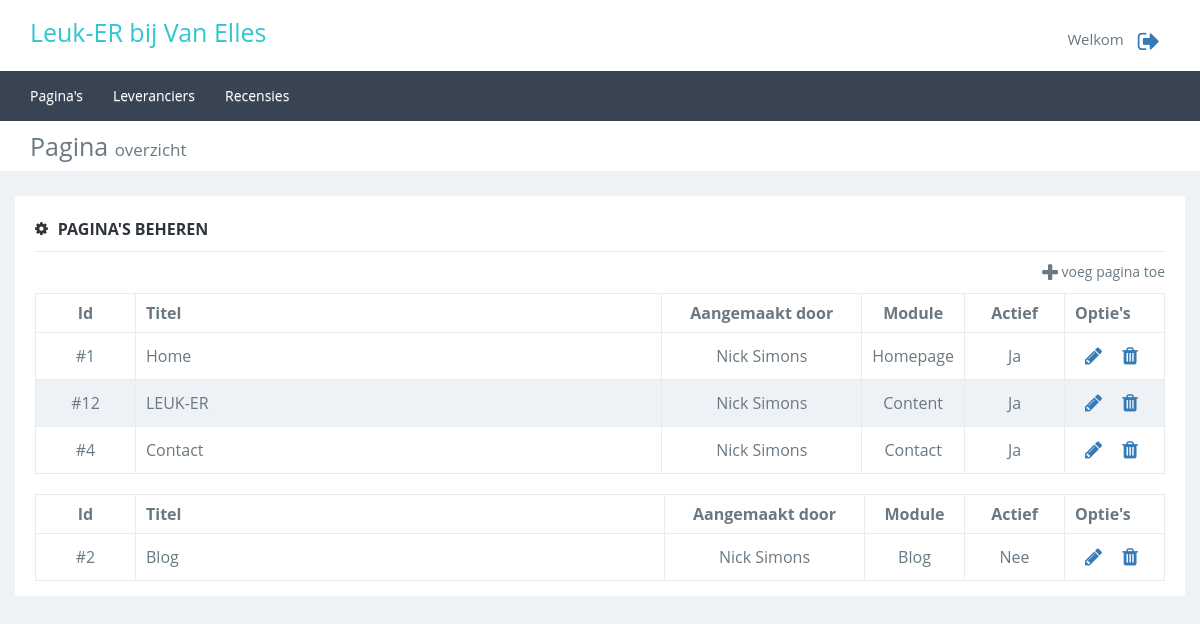
/admin/dashboard.php (signed in), run on an earlier commit of the app's database.
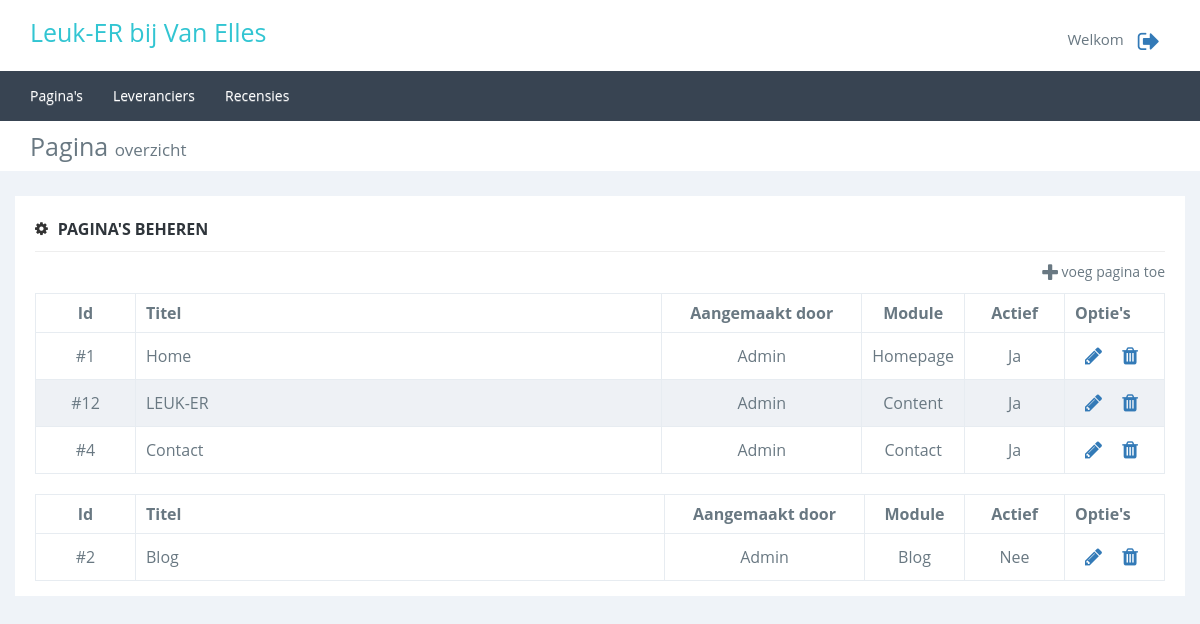
And on a later commit of the database.
### tables this page shows
CREATE TABLE `page` (
  `id` int(11) NOT NULL,
  `pagetitle` varchar(100) NOT NULL,
  `title` varchar(100) NOT NULL,
  `subtitle` varchar(100) DEFAULT NULL,
  `inhoud` mediumtext,
  `description` varchar(2000) DEFAULT NULL,
  `kernwoorden` varchar(100) DEFAULT NULL,
  `active` int(1) DEFAULT '1' COMMENT '1 = actief, 0 = inactief',
  `datum` datetime DEFAULT CURRENT_TIMESTAMP ON UPDATE CURRENT_TIMESTAMP,
  `image` varchar(45) DEFAULT NULL,
  `Module_id` int(11) NOT NULL,
  `user_id` int(11) NOT NULL,
  `url` varchar(50) NOT NULL,
  `page_order` int(11) NOT NULL DEFAULT '99'
);

CREATE TABLE `user` (
  `user_id` int(11) NOT NULL,
  `email` varchar(45) NOT NULL,
  `first_name` varchar(45) DEFAULT NULL,
  `insertion` varchar(45) DEFAULT NULL,
  `last_name` varchar(45) DEFAULT NULL,
  `birthday` datetime DEFAULT NULL,
  `phonenumber` int(12) DEFAULT NULL,
  `city` varchar(45) DEFAULT NULL,
  `address` varchar(45) DEFAULT NULL,
  `zipcode` varchar(45) DEFAULT NULL,
  `role` int(11) NOT NULL DEFAULT '2',
  `newsletter` int(1) NOT NULL DEFAULT '0' COMMENT '0=nee, 1=ja'
);

CREATE TABLE `Module` (
  `id` int(11) NOT NULL,
  `naam` varchar(45) NOT NULL,
  `path` varchar(45) NOT NULL
);

### admin/classes/page.class.php (called while the page is built, shortened)
<?php
class Page {
    private $_db;
    public function __construct()
    {
        $this->_db = new Connection();
        $this->_db = $this->_db->databaseConnection();
    }
    public function getAllMin($active = 1) {
        try {
            $query = $this->_db->prepare('
                    SELECT p.id id, pagetitle, active, first_name, insertion, last_name, m.naam module
                    FROM page p
                    JOIN user u ON p.user_id = u.user_id
                    JOIN Module m ON p.Module_id = m.id
                    WHERE active = :active
                    ORDER BY p.page_order, p.id;
                ');
            $query->bindValue(":active", $active);
            if($query->execute()) {
                return $content = $query->fetchAll();
            } else {
                return false;
            }
        } catch (PDOexception $e) {
            return false;
        }
    }
}

### admin/classes/connection.class.php (called while the page is built, shortened)
<?php
class Connection {
    public function databaseConnection() {
        try {
            $this->_db = new PDO('mysql:host=localhost;dbname=vanelles', 'root', '');
            return $this->_db;
        } catch (PDOException $e) {
            echo "<h3>Let op</h3>Er is helaas een probleem met het verbinden van de server, probeer het later nog eens.";
            exit;
        }
    }
}

### admin/dashboard.php (the view, shortened to what this page needs)
<div class="content">
    <?php
        include_once('includes/header.php');
        $page = new Page();
        $pageListActive = $page->getAllMin(1);
        $pageLIstInActive = $page->getAllMin(0);
    ?>
    <div class="pagetitel marbot">
        <div class="container">
            <div class="row">
                <div class="col-xs-12">Pagina <span>overzicht</span></div>
            </div>
        </div>
    </div>
    <div class="container">
        <div class="row">
            <div class="col-xs-12 inhoud">
                <div class="titel">
                    <i class="fa fa-cog"></i><span>Pagina's beheren</span>
                </div>
                <div class="row">
                    <div class="col-xs-6"></div>
                    <div class="col-xs-6 text-right"><a href="pagina_toevoegen.php" id="pvt"><i class="fa fa-plus"></i> voeg pagina toe</a></div>
                </div>
                <?php
                if($pageListActive != false) {
                    echo '
                        <table class="maintable" style="margin-bottom: 20px;">
                            <thead>
                                <tr>
                                    <th>Id</th>
                                    <th>Titel</th>
                                    <th>Aangemaakt door</th>
                                    <th>Module</th>
                                    <th>Actief</th>
                                    <th style="width: 100px;">Optie\'s</th>
                                </tr>
                            </thead>
                            <tbody>';
                    foreach($pageListActive as $value) {
                        echo '
                            <tr>
                                <td>#'.$value['id'].'</td>
                                <td>'.$value['pagetitle'].'</td>
                                <td><div>'.$value['first_name']." ". $value['insertion'] . " " . $value['last_name'].'</div></td>
                                <td>'.$value['module'].'</td>
                                <td>Ja</td>
                                <td><a href="pagina_bewerken.php?bewerkid='.$value['id'].'" title="Bewerken" data-id="'.$value['id'].'"><i class="fa fa-pencil"></i></a><a class="confirm" href="dashboard.php?verid='.$value['id'].'" title="Verwijderen" data-id="'.$value['id'].'"><i class="fa fa-trash"></i></a></td>
                            </tr>';
                    }
                    echo '
                            </tbody>
                        </table>';
                }
                if($pageLIstInActive != false) {
                    echo '
                        <table class="maintable">
                            <thead>
                                <tr>
                                    <th>Id</th>
                                    <th>Titel</th>
                                    <th>Aangemaakt door</th>
                                    <th>Module</th>
                                    <th>Actief</th>
                                    <th style="width: 100px;">Optie\'s</th>
                                </tr>
                            </thead>
                            <tbody>';
                    foreach($pageLIstInActive as $value) {
                        echo '
                            <tr>
                                <td>#'.$value['id'].'</td>
                                <td>'.$value['pagetitle'].'</td>
                                <td><div>'.$value['first_name']." ". $value['insertion'] . " " . $value['last_name'].'</div></td>
                                <td>'.$value['module'].'</td>
                                <td>Nee</td>
                                <td><a href="pagina_bewerken.php?bewerkid='.$value['id'].'" title="Bewerken" data-id="'.$value['id'].'"><i class="fa fa-pencil"></i></a><a class="confirm" href="dashboard.php?verid='.$value['id'].'" title="Verwijderen" data-id="'.$value['id'].'"><i class="fa fa-trash"></i></a></td>
                            </tr>';
                    }
                    echo '
                            </tbody>
                        </table>';
                }
                ?>
            </div>
        </div>
    </div>
</div>
</body>
</html>

### admin/includes/header.php (shortened to what this page needs)
<!DOCTYPE html>
<?php
include_once('config.php');
?>
<html lang="en">
<head>
    <link rel="stylesheet" type="text/css" href="css/normalizer.css" />
    <link rel="stylesheet" href="https://maxcdn.bootstrapcdn.com/font-awesome/4.5.0/css/font-awesome.min.css">
    <link rel="stylesheet" href="https://maxcdn.bootstrapcdn.com/bootstrap/3.3.6/css/bootstrap.min.css">
    <link rel="stylesheet" href="https://maxcdn.bootstrapcdn.com/bootstrap/3.3.6/css/bootstrap-theme.min.css">
    <link rel="stylesheet" type="text/css" href="css/main.css" />
</head>
<body>
<header>
    <div class="container">
        <div class="row">
            <div class="col-xs-6">Leuk-ER bij Van Elles</div>
            <div class="col-xs-6 text-right"><?php echo 'Welkom ' . $user->getUserName(); ?><a href="?uitloggen=true" title="Uitloggen" class="uitloggen"><i class="fa fa-sign-out"></i></a></div>
        </div>
    </div>
</header>
<nav>
    <div class="container">
        <div class="row">
            <div class="col-xs-12">
                <ul class="nav navbar-nav">
                    <li><a href="dashboard.php">Pagina's</a></li>
                    <li><a href="leverancier_overzicht.php">Leveranciers</a></li>
                    <li><a href="recensie_goedkeuren.php">Recensies</a></li>
                </ul>
            </div>
        </div>
    </div>
</nav>

### admin/css/main.css (style rules this page uses)
body, h1, h2, h3, h4, h5, h6 { font-family: "Open Sans",sans-serif; }
a, button, code, div, img, input, label, li, p, pre, select, span, svg, table, td, textarea, th, ul { -webkit-border-radius: 0!important; -moz-border-radius: 0!important; border-radius: 0!important; }
body { background-color: #EFF3F8; color: #697882 }
header { height: 71px; width: 100%; background-color: #fff; position: fixed; top: 0; z-index: 99; }
header .col-xs-6:nth-child(1) { color: #32c5d2; font-size: 25px; padding-top: 15px; }
header .col-xs-6:nth-child(2) { font-size: 15px; padding-top: 24px; }
nav { height: 50px; width: 100%; background-color: #384452; position: fixed; top: 71px; padding: 0;z-index: 99; }
nav .container { padding: 0; }
nav a { color: #fff; text-shadow: none; }
.marbot { margin-bottom: 25px; }
.uitloggen { font-size: 24px; vertical-align: middle; padding: 10px; }
.content { margin-top: 121px; }
.content .pagetitel { background-color: #fff; height: 50px; font-size: 25px; }
.content .pagetitel .col-xs-12 { padding-top: 8px; }
.content .pagetitel span { font-size: 17px; }
.content .inhoud { padding: 12px 20px 15px; background-color: #fff; }
.content .inhoud .titel { border-bottom: 1px solid #eee; margin-bottom: 10px; font-family: "Open Sans",sans-serif; color: #333; font-size: 14px; padding: 10px 0; }
.content .inhoud .titel i { font-size: 15px; font-weight: 300; margin-top: 3px; float: left; display: inline-block; margin-right: 10px; }
.content .inhoud .titel span { font-weight: 700; text-transform: uppercase; color: #2f353b!important; font-size: 16px; }
.content #pvt { padding-bottom: 10px; display: inline-block; color: #697882; text-decoration: none; border: none; background: none; }
.content #pvt i { font-size: 20px; vertical-align: middle; }
.maintable { width: 100%; }
.maintable td, .maintable th { padding: 8px 10px; border: 1px solid #e7ecf1; }
.maintable tr td:nth-child(1), .maintable tr th:nth-child(1) { text-align: center; width: 100px; }
.maintable tr td:nth-child(3), .maintable tr th:nth-child(3) { text-align: center; width: 200px; }
.maintable tr td:nth-child(4), .maintable tr th:nth-child(4) { text-align: center; width: 100px; }
.maintable tr td:nth-child(5), .maintable tr th:nth-child(5) { text-align: center; width: 100px; }
.maintable tr td i { padding: 5px 10px; font-size: 20px; }
.maintable tr:nth-child(even) td { background-color: #eef1f5; }
@media all and (min-width: 778px) { .navbar-nav { display: block!important; } }

What changed in the data, as far as the page shows it:
changed through a linked row, page "Home": user.first_name "Nick" → "Admin"; user.last_name "Simons" → (not shown)
changed through a linked row, page "LEUK-ER": user.first_name "Nick" → "Admin"; user.last_name "Simons" → (not shown)
changed through a linked row, page "Contact": user.first_name "Nick" → "Admin"; user.last_name "Simons" → (not shown)
changed through a linked row, page "Blog": user.first_name "Nick" → "Admin"; user.last_name "Simons" → (not shown)
